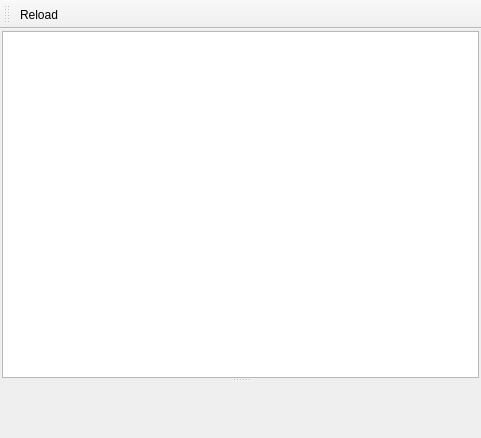
<ui version="4.0" >
 <class>MainWindow</class>
 <widget class="QMainWindow" name="MainWindow" >
  <property name="geometry" >
   <rect>
    <x>0</x>
    <y>0</y>
    <width>481</width>
    <height>438</height>
   </rect>
  </property>
  <property name="windowTitle" >
   <string>hgview filelog</string>
  </property>
  <widget class="QWidget" name="centralwidget" >
   <property name="geometry" >
    <rect>
     <x>0</x>
     <y>33</y>
     <width>481</width>
     <height>405</height>
    </rect>
   </property>
   <layout class="QVBoxLayout" name="verticalLayout" >
    <property name="margin" >
     <number>2</number>
    </property>
    <item>
     <widget class="QSplitter" name="splitter" >
      <property name="orientation" >
       <enum>Qt::Vertical</enum>
      </property>
      <widget class="HgRepoView" name="tableView_revisions" >
       <property name="alternatingRowColors" >
        <bool>true</bool>
       </property>
       <property name="selectionMode" >
        <enum>QAbstractItemView::SingleSelection</enum>
       </property>
       <property name="selectionBehavior" >
        <enum>QAbstractItemView::SelectRows</enum>
       </property>
       <property name="showGrid" >
        <bool>false</bool>
       </property>
       <property name="gridStyle" >
        <enum>Qt::NoPen</enum>
       </property>
      </widget>
      <widget class="HgFileView" native="1" name="textView" />
     </widget>
    </item>
   </layout>
  </widget>
  <widget class="QToolBar" name="toolBar_edit" >
   <property name="geometry" >
    <rect>
     <x>0</x>
     <y>0</y>
     <width>481</width>
     <height>33</height>
    </rect>
   </property>
   <property name="windowTitle" >
    <string>toolBar</string>
   </property>
   <attribute name="toolBarArea" >
    <enum>TopToolBarArea</enum>
   </attribute>
   <attribute name="toolBarBreak" >
    <bool>false</bool>
   </attribute>
   <addaction name="actionReload" />
  </widget>
  <action name="actionClose" >
   <property name="text" >
    <string>Close</string>
   </property>
   <property name="shortcut" >
    <string>Ctrl+Q</string>
   </property>
  </action>
  <action name="actionReload" >
   <property name="text" >
    <string>Reload</string>
   </property>
   <property name="shortcut" >
    <string>Ctrl+R</string>
   </property>
  </action>
 </widget>
 <customwidgets>
  <customwidget>
   <class>HgRepoView</class>
   <extends>QTableView</extends>
   <header>hgrepoview.h</header>
  </customwidget>
  <customwidget>
   <class>HgFileView</class>
   <extends>QWidget</extends>
   <header>hgfileview.h</header>
   <container>1</container>
  </customwidget>
 </customwidgets>
 <resources/>
 <connections/>
</ui>
